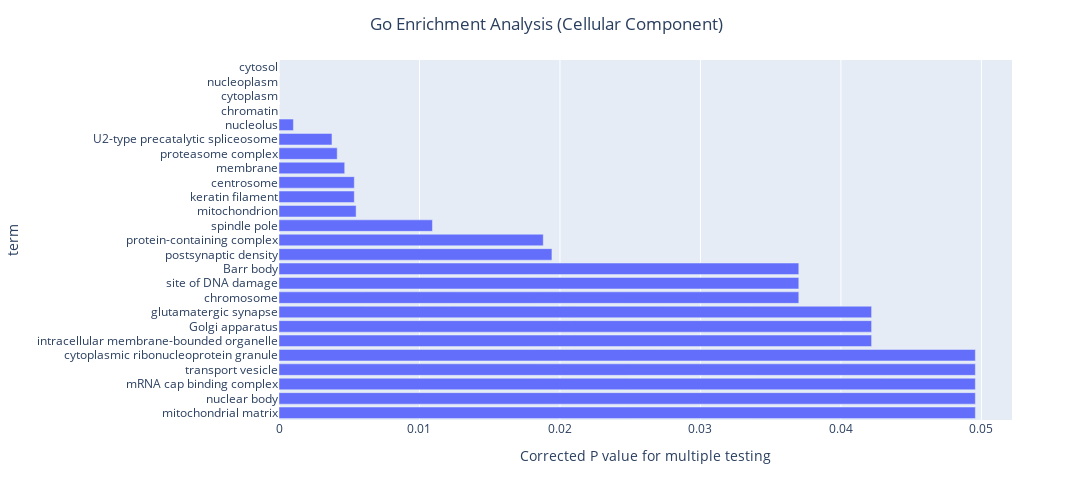

The notebook cell saved with this chart:
### Code cell
import plotly.express as px
cellular_component_df.sort_values(by = 'p_corr', ascending= False,inplace= True)
fig = px.bar(cellular_component_df, x='p_corr', y = 'term', orientation = 'h')
fig.update_layout(xaxis = dict(title = 'Corrected P value for multiple testing'))
fig.update_layout(width = 1500, height = 500)
fig.update_layout(title= dict(text = 'Go Enrichment Analysis (Cellular Component)', x = 0.5))
fig.show()

### Figure 1 — Plotly figure (JSON) as saved in the notebook; plotly's stock layout.template omitted (floating-point values rounded to 4 significant figures)
{"data": [{"alignmentgroup": "True", "hovertemplate": "p_corr=%{x}<br>term=%{y}<extra></extra>", "legendgroup": "", "marker": {"color": "#636efa", "pattern": {"shape": ""}}, "name": "", "offsetgroup": "", "orientation": "h", "showlegend": false, "textposition": "auto", "type": "bar", "x": [0.04957, 0.04957, 0.04957, 0.04957, 0.04957, 0.04218, 0.04218, 0.04218, 0.037, 0.037, 0.037, 0.01943, 0.01881, 0.01092, 0.005489, 0.00536, 0.00536, 0.004677, 0.004143, 0.003771, 0.001026, 2.395e-06, 5.429e-08, 5.429e-08, 4.909e-10], "xaxis": "x", "y": ["mitochondrial matrix", "nuclear body", "mRNA cap binding complex", "transport vesicle", "cytoplasmic ribonucleoprotein granule", "intracellular membrane-bounded organelle", "Golgi apparatus", "glutamatergic synapse", "chromosome", "site of DNA damage", "Barr body", "postsynaptic density", "protein-containing complex", "spindle pole", "mitochondrion", "keratin filament", "centrosome", "membrane", "proteasome complex", "U2-type precatalytic spliceosome", "nucleolus", "chromatin", "cytoplasm", "nucleoplasm", "cytosol"], "yaxis": "y"}], "layout": {"barmode": "relative", "height": 500, "legend": {"tracegroupgap": 0}, "margin": {"t": 60}, "title": {"text": "Go Enrichment Analysis (Cellular Component)", "x": 0.5}, "width": 1500, "xaxis": {"anchor": "y", "autorange": true, "domain": [0, 1], "range": [0, 0.05218], "title": {"text": "Corrected P value for multiple testing"}, "type": "linear"}, "yaxis": {"anchor": "x", "autorange": true, "domain": [0, 1], "range": [-0.5, 24.5], "title": {"text": "term"}, "type": "category"}}}
